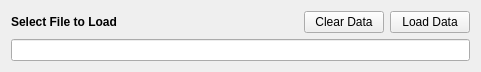
<?xml version="1.0" encoding="UTF-8"?>
<ui version="4.0">
 <class>dataLoaderPanel</class>
 <widget class="QWidget" name="dataLoaderPanel">
  <property name="geometry">
   <rect>
    <x>0</x>
    <y>0</y>
    <width>481</width>
    <height>72</height>
   </rect>
  </property>
  <property name="windowTitle">
   <string>Form</string>
  </property>
  <layout class="QGridLayout" name="gridLayout">
   <item row="0" column="0">
    <layout class="QVBoxLayout" name="verticalLayout">
     <item>
      <layout class="QHBoxLayout" name="horizontalLayout">
       <item>
        <widget class="QLabel" name="label">
         <property name="font">
          <font>
           <weight>75</weight>
           <bold>true</bold>
          </font>
         </property>
         <property name="text">
          <string>Select File to Load</string>
         </property>
        </widget>
       </item>
       <item>
        <spacer name="horizontalSpacer">
         <property name="orientation">
          <enum>Qt::Horizontal</enum>
         </property>
         <property name="sizeHint" stdset="0">
          <size>
           <width>40</width>
           <height>20</height>
          </size>
         </property>
        </spacer>
       </item>
       <item>
        <widget class="QPushButton" name="pushButton_clearData">
         <property name="minimumSize">
          <size>
           <width>80</width>
           <height>22</height>
          </size>
         </property>
         <property name="text">
          <string>Clear Data</string>
         </property>
        </widget>
       </item>
       <item>
        <widget class="QPushButton" name="pushButton_loadData">
         <property name="minimumSize">
          <size>
           <width>80</width>
           <height>22</height>
          </size>
         </property>
         <property name="text">
          <string>Load Data</string>
         </property>
        </widget>
       </item>
      </layout>
     </item>
    </layout>
   </item>
   <item row="1" column="0">
    <widget class="QLineEdit" name="lineEdit_currentFile"/>
   </item>
  </layout>
 </widget>
 <resources/>
 <connections/>
</ui>
